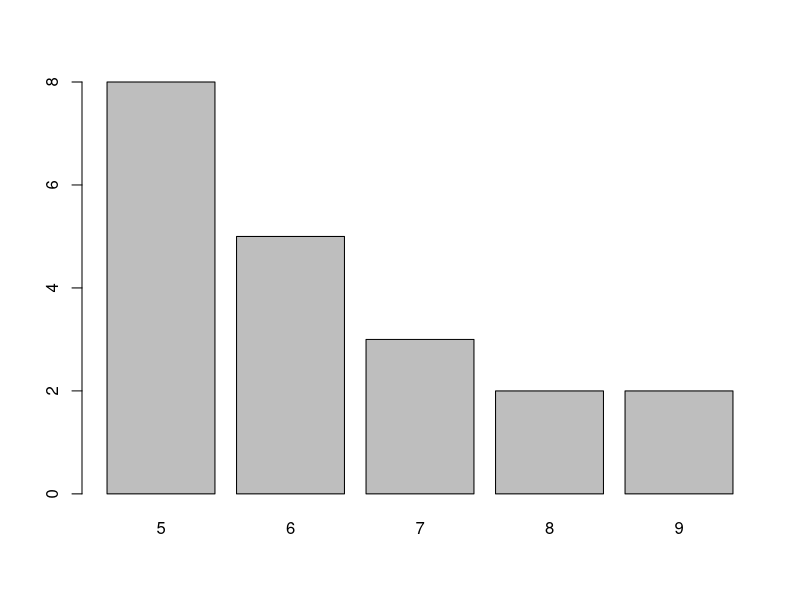
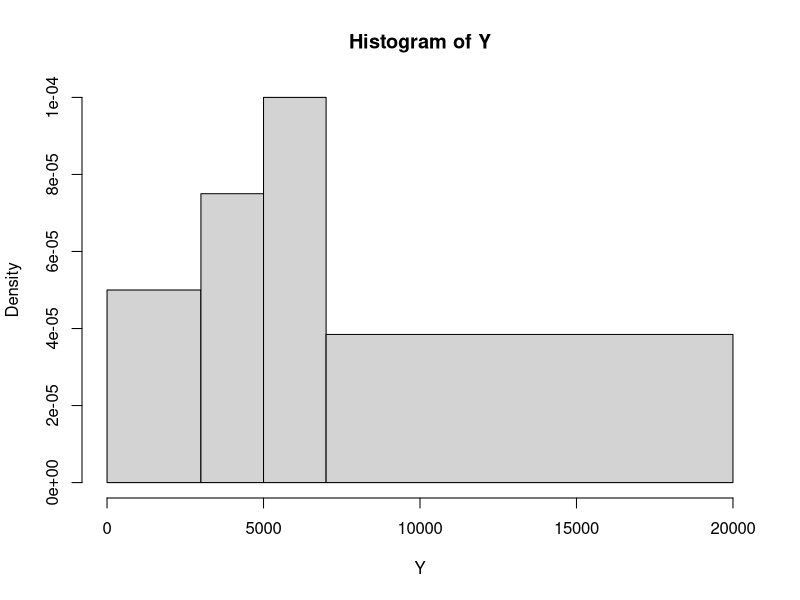

The R source for these figures, in order:
# Arbeitsblatt 2 
# Augfgabe 1
# a)
X <- c(9, 7, 7, 9, 8, 6, 6, 5, 8, 6, 5, 6, 7, 5, 6, 5, 5, 5, 5, 5)

table(X)

table(X)/length(X)

barplot(table(X))

# b)

Y <- c(13200, 18000, 17400, 7200, 10800, 7200, 9600, 7400, 9600, 2800,
       9200, 5000, 4800, 6400, 5400, 6800, 2400, 2000, 5500, 4000)

table(cut(Y, breaks = c(0, 3000, 5000, 7000, 20000)))
table(cut(Y, breaks = c(0, 3000, 5000, 7000, 20000)))/length(Y)


hist(Y, breaks = c(0, 3000, 5000, 7000, 20000))
